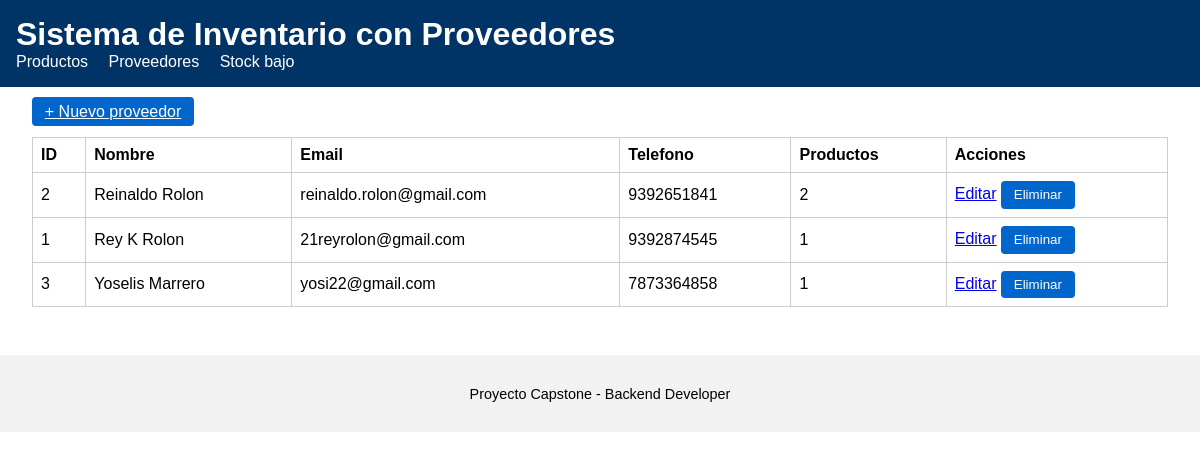
The app's page /suppliers with its own data.
### models.py (models this page shows, shortened)
class Supplier(db.Model):
    __tablename__ = "suppliers"
    id = db.Column(db.Integer, primary_key=True)
    name = db.Column(db.String(120), nullable=False)
    contact_email = db.Column(db.String(120))
    phone = db.Column(db.String(120))
    products = db.relationship("Product", backref="supplier", lazy=True)

### app.py (the view)
    @app.route("/suppliers")
    def list_suppliers():
        suppliers = Supplier.query.order_by(Supplier.name).all()
        return render_template("suppliers_list.html", suppliers=suppliers)

### templates/suppliers_list.html (shortened to what this page needs)
{% extends "base.html" %}
{% block content %}
<a class="btn" href="{{ url_for('create_supplier') }}">+ Nuevo proveedor</a>
<table>
    <thead>
        <tr>
            <th>ID</th>
            <th>Nombre</th>
            <th>Email</th>
            <th>Telefono</th>
            <th>Productos</th>
            <th>Acciones</th>
        </tr>
    </thead>
    <tbody>
        {% for supplier in suppliers %}
        <tr>
            <td>{{ supplier.id }}</td>
            <td>{{ supplier.name }}</td>
            <td>{{ supplier.contact_email }}</td>
            <td>{{ supplier.phone }}</td>
            <td>{{ supplier.products|length }}</td>
            <td>
                <a href="{{ url_for('edit_supplier', supplier_id=supplier.id) }}">Editar</a>
                <form action="{{ url_for('delete_supplier', supplier_id=supplier.id) }}" method="post" style="display:inline;" onsubmit="return confirm('¿Seguro que deseas eliminar este proveedor?');">
                    <button type="submit">Eliminar</button>
                </form>
            </td>
        </tr>
        {% else %}
        <tr><td colspan="6">No hay proveedores registrados.</td></tr>
        {% endfor %}
    </tbody>
</table>
{% endblock %}

### templates/base.html (shortened to what this page needs)
<!DOCTYPE html>
<html lang="es">
<head>
    <link rel="stylesheet" href="{{ url_for('static', filename='css/styles.css') }}">
</head>
<body>
<header>
    <h1>Sistema de Inventario con Proveedores</h1>
    <nav>
        <a href="{{ url_for('list_products') }}">Productos</a>
        <a href="{{ url_for('list_suppliers') }}">Proveedores</a>
        <a href="{{ url_for('low_stock_report') }}">Stock bajo</a>
    </nav>
</header>
<main>
{% block content %}{% endblock %}
</main>
<footer>
    <p>Proyecto Capstone - Backend Developer</p>
</footer>
</body>
</html>

### static/css/styles.css (style rules this page uses)
body { font-family: Arial, sans-serif; margin: 0; padding: 0; }
header { background: #003366; color: white; padding: 1rem; }
header h1 { margin: 0; }
nav a { color: white; margin-right: 1rem; text-decoration: none; }
main { padding: 1rem 2rem; }
table { width: 100%; border-collapse: collapse; margin-top: 1rem; }
table th, table td { border: 1px solid #ccc; padding: 0.5rem; text-align: left; }
.btn, button { background: #0066cc; color: white; padding: 0.4rem 0.8rem; border: none; cursor: pointer; border-radius: 4px; }
footer { margin-top: 2rem; padding: 1rem; text-align: center; background: #f2f2f2; font-size: 0.9rem; }

### records on screen
Supplier: id "2", name "Reinaldo Rolon", contact_email "reinaldo.rolon@gmail.com", phone "9392651841", products|length "2"
Supplier: id "1", name "Rey K Rolon", contact_email "21reyrolon@gmail.com", phone "9392874545", products|length "1"
Supplier: id "3", name "Yoselis Marrero", contact_email "yosi22@gmail.com", phone "7873364858", products|length "1"
